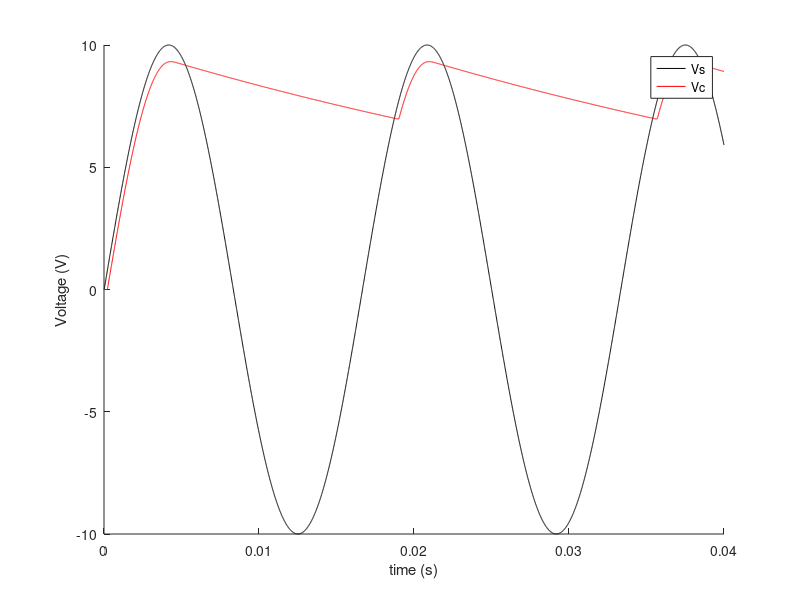
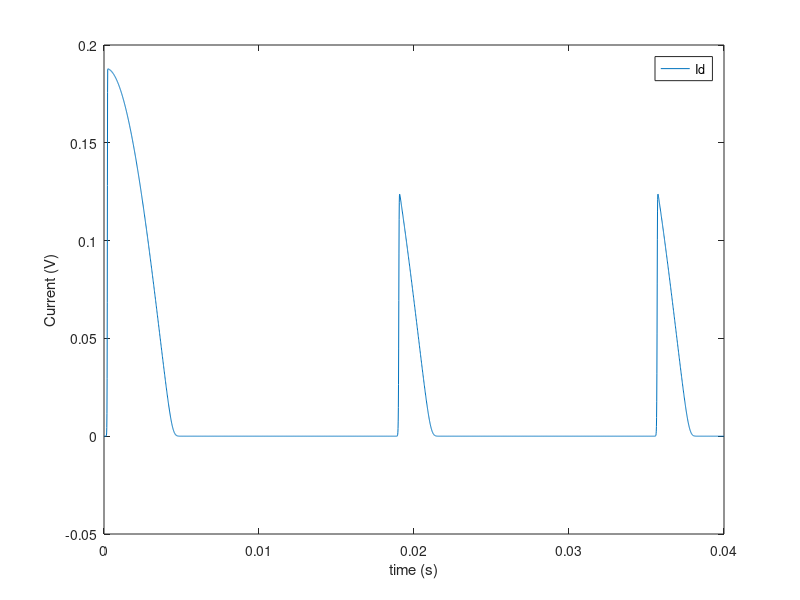

The MATLAB source for these figures, in order:
function question3

%initialze values

m=1.5;
Is=2.11e-10; %A
Vt=25.3e-3; %V

t=0:1e-5:0.04;
step=1e-5;

R=1000;
C=50e-6;

Vs(1)=10*sin(2*pi*60);
Vc(1)=step*((Is/C)*(exp((Vs(1))/(m*Vt))-1));

for i=1:1:length(t)-1
    Vs(i+1)=10.*sin(2.*pi.*60.*t(i));
    Vc(i+1)=step.*((Is./C).*(exp((Vs(i)-Vc(i))/(m.*Vt))-1)-(Vc(i)./(C.*R)))+Vc(i);
end

Vd=Vs-Vc

Id=Is*(exp(Vd/(m*Vt))-1);


hold on;
figure(1)
plot(t,Vs,'k',t,Vc,'r')
legend('Vs', 'Vc')
xlabel('time (s)')
ylabel('Voltage (V)')
hold off;

hold on
figure(2)
plot(t,Id)
legend('Id')
xlabel('time (s)')
ylabel('Current (V)')
hold off


end